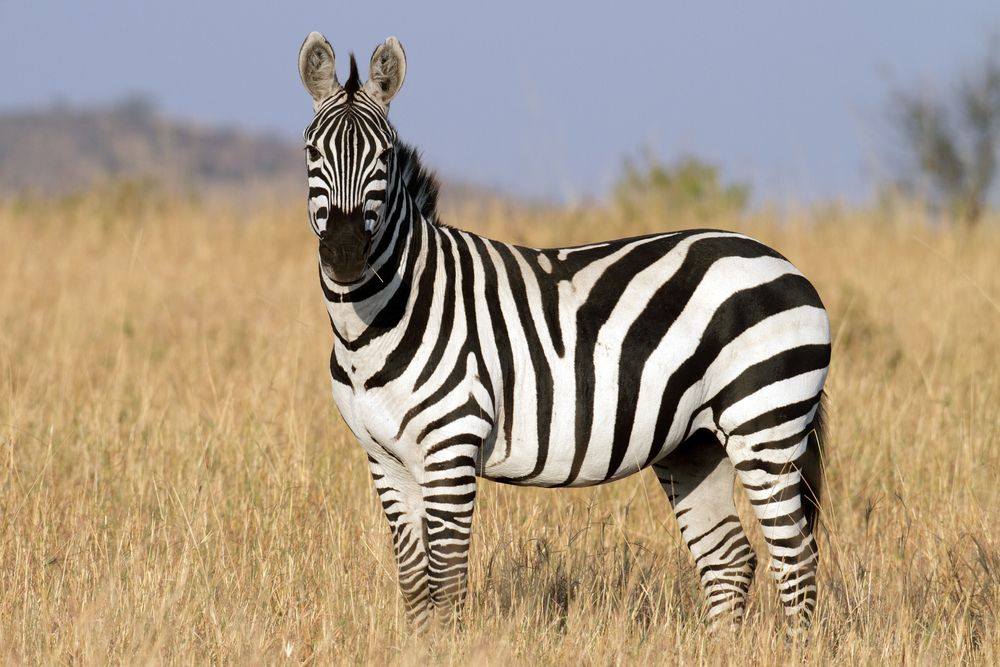
#> input picture data/img1.jpg, 1000 x 667 px, found by its file name
$ jupyter execute Question_1_kmeans_only.ipynb
#> lines starting #> are read from the running program, lines starting #| are printed output that depends on the picture; after the words box and inside, x2 and y2 are one past the last pixel; in counts of white or black regions, pixels touching at a corner belong together
# Computer Vision Homework 4

Question 1

Amirkabir University of Technology

Dr. Safabakhsh

By Gholamreza Dar 400131018

Fall 2022

## Imports

[cell 1]
import numpy as np

import matplotlib.pyplot as plt
import seaborn as sns; sns.set(); sns.set_style('dark')

from skimage.transform import resize
from skimage.util.shape import view_as_windows
from skimage.feature import graycomatrix, graycoprops

# from numba import jit, njit, prange

import cv2

from joblib import Parallel, delayed
import time

## Functions

[cell 2]
def rgb(img):
    return cv2.cvtColor(img, cv2.COLOR_BGR2RGB)

def bgr(img):
    return cv2.cvtColor(img, cv2.COLOR_RGB2BGR)

def gray(img):
    return cv2.cvtColor(img, cv2.COLOR_RGB2GRAY)

def disp(img, title='', s=8, vmin=None, vmax=None):
    plt.figure(figsize=(s,s))
    plt.axis('off')
    if vmin is not None and vmax is not None:
        plt.imshow(img, cmap='gray', vmin=vmin, vmax=vmax)
    else:
        plt.imshow(img, cmap='gray')
    plt.title(title)
    plt.show()

def uint8ify(img):
    img -= img.min()
    img /= img.max()
    img *= 255
    return np.uint8(img)

def overlay(a,b):
    # a and b should be float images and between 0-1

    mask = a >= 0.5 # generate boolean mask of everywhere a > 0.5
    ab = np.zeros_like(a) # generate an output container for the blended image

    # now do the blending
    ab[~mask] = (2*a*b)[~mask] # 2ab everywhere a<0.5
    ab[mask] = (1-2*(1-a)*(1-b))[mask] # else this

    return ab

def before_after(img_a, img_b, name='', vmin=None, vmax=None, effect_name='Processed'):
    fig, axs = plt.subplots(1,2, constrained_layout=True, figsize=(10,4))
    axs[0].axis('off')
    axs[1].axis('off')
    axs[0].set_title(f'{name} Original')
    axs[1].set_title(f'{name} {effect_name}')
    if vmin is not None and vmax is not None:
        axs[0].imshow(img_a, cmap='gray', vmin=vmin, vmax=vmax)
        axs[1].imshow(img_b, cmap='gray', vmin=vmin, vmax=vmax)
    else:
        axs[0].imshow(img_a, cmap='gray')
        axs[1].imshow(img_b, cmap='gray')
    plt.show()

## Load Images

[cell 3]
def downsample(img, factor=2):
    return resize(img, (img.shape[0]//factor, img.shape[1]//factor), anti_aliasing=True)

[cell 4]
img1 = (downsample(rgb(cv2.imread('data\img1.jpg')), factor=2)*255).astype(np.uint8)
#> in downsample, `return resize(img, (img.shape[0]//factor, img.shape[1]//factor), anti_..`:
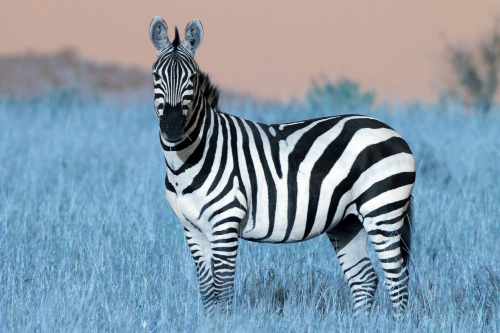
#> returned value: shape (333, 500, 3) float64; mean of channels 0, 1, 2 0.658, 0.597, 0.52; drawn as B, G, R
img1_gray = img1[:,:,2]
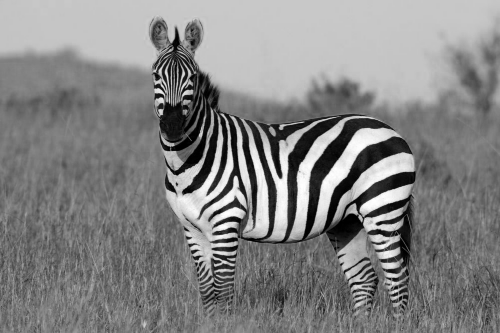
#> img1_gray: shape (333, 500); min 0, max 254, mean 132.1
img2 = (downsample(rgb(cv2.imread('data\img2.jpg')), factor=5)*255).astype(np.uint8)
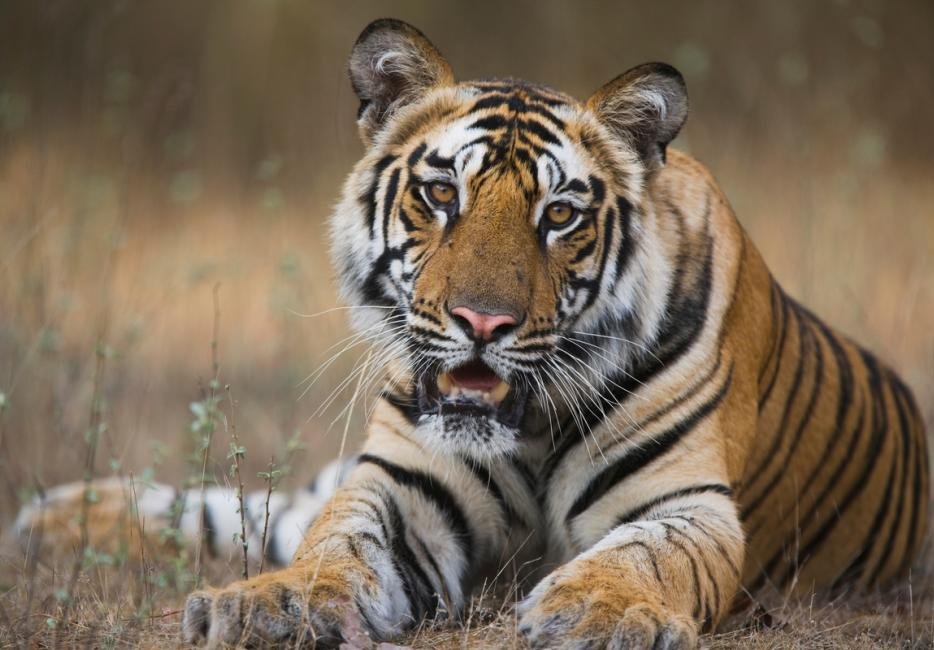
#> input picture data/img2.jpg, 934 x 650 px, found by its file name
#> call 2 of downsample, with factor = 5
#> in downsample (call 2), `return resize(img, (img.shape[0]//factor, img.shape[1]//factor), anti_..`:
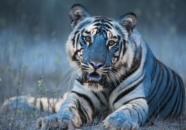
#> returned value: shape (130, 186, 3) float64; mean of channels 0, 1, 2 0.479, 0.417, 0.345; drawn as B, G, R
img2_gray = gray(img2)
#> in gray, `return cv2.cvtColor(img, cv2.COLOR_RGB2GRAY)`:
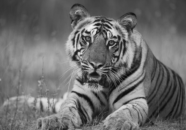
#> returned value: shape (130, 186); min 12, max 237, mean 108.5

disp(img1, f'Image 1 @ {img1.shape[0]}x{img1.shape[1]}')
disp(img2, f'Image 2 @ {img2.shape[0]}x{img2.shape[1]}')

disp(img1_gray, f'Image 1 Gray @ {img1_gray.shape[0]}x{img1_gray.shape[1]}')
disp(img2_gray, f'Image 2 Gray @ {img2_gray.shape[0]}x{img2_gray.shape[1]}')

## Clustering using kmeans

[cell 5]
# Cluster pixels by color using kmeans
from sklearn.cluster import KMeans
from matplotlib import colors

def segment_using_kmeans(img, n_clusters=2, debug=True):
#> called with n_clusters = 3, debug = True
    img_shape = img.shape
#> img_shape = (333, 500)
    org_image = img.copy()
    img = img.reshape(-1, 1)
    kmeans = KMeans(n_clusters=n_clusters, random_state=0).fit(img)

    labels = kmeans.labels_.reshape(img_shape)
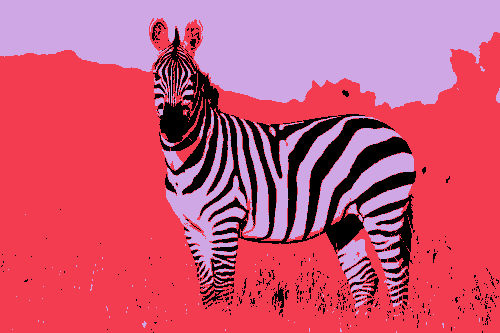
#> labels: shape (333, 500) int32; 3 distinct labels, from 0 to 2; one colour per label, 0 black

    # Make a color map of fixed colors
    if n_clusters == 3:
        cmap = colors.ListedColormap([[10/255, 10/255, 10/255], [128/255, 64/255, 128/255], [102/255, 102/255, 156/255]])
        bounds=[0,1,2,3]
    elif n_clusters == 2:
        cmap = colors.ListedColormap([[128/255, 64/255, 128/255], [102/255, 102/255, 156/255]])
        bounds=[0,1,2]

    norm = colors.BoundaryNorm(bounds, cmap.N)

    # plot labels
    if debug:
        fig, ax = plt.subplots(1, 2, figsize=(12, 10), constrained_layout=True)
        ax[0].imshow(org_image, cmap='gray')
        ax[0].set_title('Gray image')
        ax[0].set_axis_off()

        ax[1].imshow(labels, cmap=cmap, norm=norm)
        ax[1].set_title('Segmented image')
        ax[1].set_axis_off()
        plt.show()

    return kmeans.cluster_centers_[kmeans.labels_].reshape(img_shape)
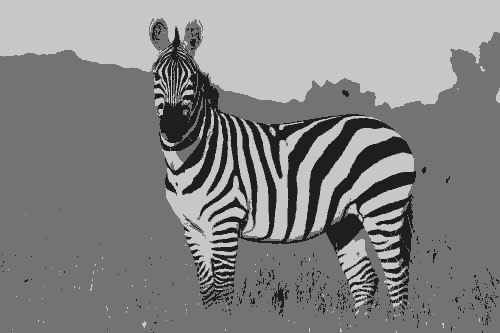
#> returned value: shape (333, 500) float64; min 30.33, max 199.3, mean 132.1

[cell 6]
img_1_segmented = segment_using_kmeans(img1_gray, n_clusters=3)

disp(img_1_segmented, f'Image 1 Segmented @ {img_1_segmented.shape[0]}x{img_1_segmented.shape[1]}')

[cell 7]
img_1_segmented = segment_using_kmeans(img1_gray, n_clusters=3)

disp(img_1_segmented, f'Image 1 Segmented @ {img_1_segmented.shape[0]}x{img_1_segmented.shape[1]}')

[cell 8]
img_2_segmented = segment_using_kmeans(img2_gray, n_clusters=2)
#> call 3 of segment_using_kmeans, with n_clusters = 2, debug = True
#> in segment_using_kmeans (call 3), `labels = kmeans.labels_.reshape(img_shape)`:
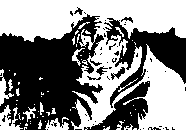
#> labels: shape (130, 186) int32; values 0 (black) and 1 (white), 52.1% white; 52 black regions (42 under 20 px), largest, box (x1, y1, x2, y2) and area: (0, 14, 104, 130) 7381, (104, 18, 186, 108) 2513, (84, 81, 150, 130) 1261

disp(img_2_segmented, f'Image 2 Segmented @ {img_2_segmented.shape[0]}x{img_2_segmented.shape[1]}')

[cell 9]
img_2_segmented = segment_using_kmeans(img2_gray, n_clusters=3)
#> call 4 of segment_using_kmeans, with n_clusters = 3, debug = True
#> in segment_using_kmeans (call 4), `labels = kmeans.labels_.reshape(img_shape)`:
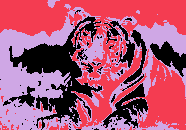
#> labels: shape (130, 186) int32; 3 distinct labels, from 0 to 2; one colour per label, 0 black
#> in segment_using_kmeans (call 4), `return kmeans.cluster_centers_[kmeans.labels_].reshape(img_shape)`:
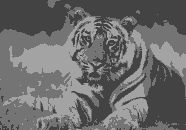
#> returned value: shape (130, 186) float64; min 67.72, max 163.7, mean 108.5
